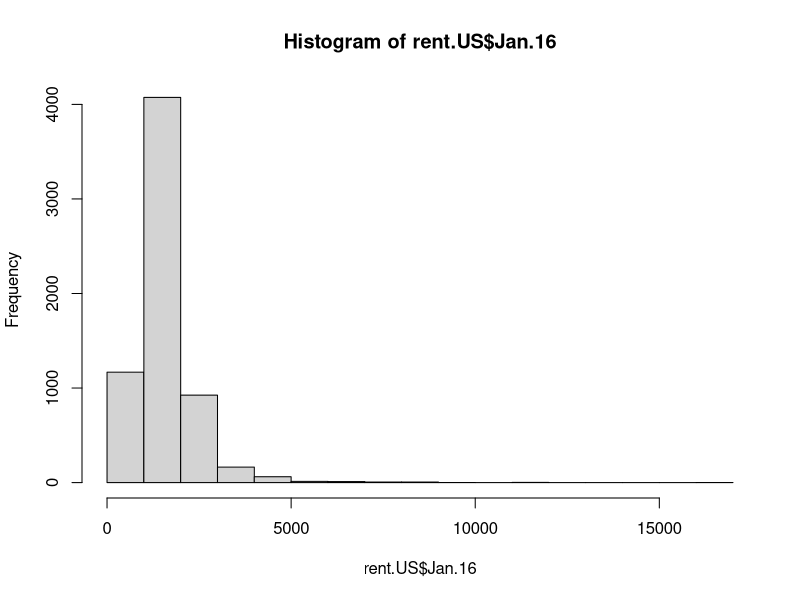

Here is the R script that generated this plot: (Note: this script raises an error after producing the figure.)
## ---- chunk 1
setwd("/usr/local/dev/EAS538_2018/Week2_EDA/")
rent.US = read.table("price.csv", header = T, fill = T, sep = ",")
head(rent.US)
## ---- chunk 2
class(rent.US)
## ---- chunk 3
str(rent.US)
## ---- chunk 4
rent.ord = rent.US[order(rent.US$Sep.16),]
rent.ord.rev = rent.US[order(rent.US$Sep.16, decreasing=TRUE),]
head(rent.ord)
head(rent.ord.rev)
## ---- chunk 5
rent.MI = subset(rent.US, State == "MI")
head(rent.MI)

rent.MI = subset(rent.US, State == "MI", select = c(City, Population.Rank, Sep.16))
head(rent.MI)
## ---- chunk 6
rent.CA = subset(rent.US, State == "CA")
rent.HI = subset(rent.US, State == "HI")
expensive=rbind(rent.CA, rent.HI)

rent.CA = subset(rent.US, State == "CA", select = c(City, Population.Rank))
rent.CA2 = subset(rent.US, State == "CA", select = c(City, Sep.16))
rent.CA3 = cbind(rent.CA, rent.CA2)
## ---- chunk 7
rent.CA3 = merge(rent.CA, rent.CA2, by.x = "City", by.y = "City")
## ---- chunk 8
mean(rent.US$Sep.16)
var(rent.US$Sep.16)
## ---- chunk 9
hist(rent.US$Jan.16)
## ---- chunk 10
shapiro.test(rent.US$Sep.16)
## ---- chunk 11
qqnorm(rent.US$Sep.16)
qqline(rent.US$Sep.16, col = "Red")
## ---- chunk 12
library(car)
qqPlot(rent.US$Sep.16)
## ---- chunk 13
data(iris)
head(iris)
## ---- chunk 14
plot(iris$Sepal.Length ~ iris$Sepal.Width)
## ---- chunk 15
cor(iris$Sepal.Length, iris$Sepal.Width)
## ---- chunk 16
pairs(iris)
## ---- chunk 17
cor(iris[,1:4])
